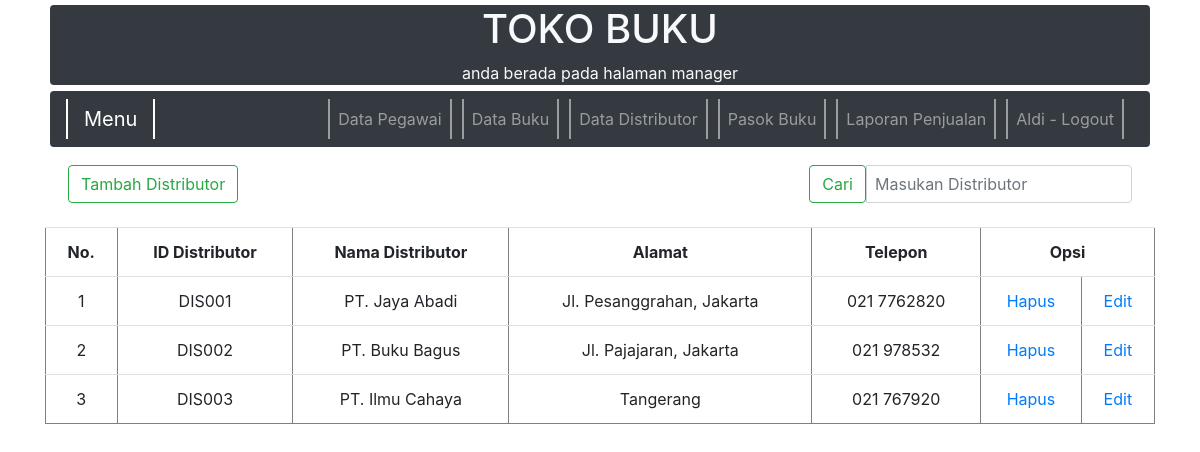
/manager/distributor.php (signed in), run on the app's committed database.
### tables this page shows
CREATE TABLE `kasir` (
  `id_kasir` varchar(6) NOT NULL,
  `nama` varchar(150) NOT NULL,
  `alamat` longtext NOT NULL,
  `telepon` varchar(20) NOT NULL,
  `status` varchar(25) NOT NULL,
  `username` varchar(50) NOT NULL,
  `password` varchar(50) NOT NULL,
  `akses` varchar(25) NOT NULL
);

CREATE TABLE `distributor` (
  `id_distributor` varchar(6) NOT NULL,
  `nama_distributor` varchar(100) NOT NULL,
  `alamat` longtext NOT NULL,
  `telepon` varchar(20) NOT NULL
);

### manager/distributor.php (the view)
<?php
require 'halaman/header.php';
$query = mysqli_query($mysqli, 'SELECT*FROM distributor');
$no = 1;
?>
<div class="container center">
    <div class="container-fluid">
        <div class="d-flex">
            <div class="mr-auto p-2" style="padding-top: 10px">
                <button class="btn btn-outline-success" type="button" id="button-addon1"><a href="tambah-distributor.php" class="text-success">Tambah Distributor</a></button>
            </div>
            <div class="p-2">
            <form action="distributor.php" method="post">
                <div class="input-group mb-3">
                    <button class="btn btn-outline-success" type="submit" id="button-addon1" name="cari">Cari</button>
                    <input type="text" class="form-control" name="search" value="" placeholder="Masukan Distributor">
                </div>
                </form>
            </div>
        </div>
    </div>
    <div class="table table-hover">
        <table border='1' cellspacing='0'>
            <tr>
                <th>No.</th>
                <th>ID Distributor</th>
                <th>Nama Distributor</th>
                <th>Alamat</th>
                <th>Telepon</th>
                <th colspan="2">Opsi</th>
            </tr>
            <?php
            if (isset($_POST['cari'])) {
                $search = $_POST['search'];
                $cq = mysqli_query($mysqli, "SELECT*FROM distributor WHERE nama_distributor LIKE '%$search%'");
                if (mysqli_num_rows($cq) > 0) {
                    while ($dapet = mysqli_fetch_array($cq)) {
                        ?>
                        <tr>
                            <td><?php echo $no++; ?></td>
                            <td><?php echo $dapet['id_distributor']; ?></td>
                            <td><?php echo $dapet['nama_distributor']; ?></td>
                            <td><?php echo $dapet['alamat']; ?></td>
                            <td><?php echo $dapet['telepon']; ?></td>
                            <td class="hapus"><a href="proses/hapus-dis.php?hapus=<?php echo $dapet['id_distributor'] ?>">Hapus</a></td>
                            <td class="edit"><a href="edit-distributor.php?edit=<?php echo $dapet['id_distributor'] ?>">Edit</a></td>
                        </tr>
                        <?php
                    }
                }else {
                    echo "<tr><td colspan='11'><b>Distributor tidak ditemukan</td></tr>";
                }
            }else {
                if (mysqli_num_rows($query) > 0) {
                    while ($fetch = mysqli_fetch_array($query)) {
                        ?>
                        <tr>
                            <td><?php echo $no++; ?></td>
                            <td><?php echo $fetch['id_distributor']; ?></td>
                            <td><?php echo $fetch['nama_distributor']; ?></td>
                            <td><?php echo $fetch['alamat']; ?></td>
                            <td><?php echo $fetch['telepon']; ?></td>
                            <td class="hapus"><a href="proses/hapus-dis.php?hapus=<?php echo $fetch['id_distributor'] ?>">Hapus</a></td>
                            <td class="edit"><a href="edit-distributor.php?edit=<?php echo $fetch['id_distributor'] ?>">Edit</a></td>
                        </tr>
                        <?php
                    }
                }else {
                    echo "<tr><td colspan='11'><b>Distributor Kosong</td></tr>";
                }
            }
            ?>
        </table>
    </div>
</div>
<?php require 'halaman/footer.php'; ?>

### manager/halaman/header.php (shortened to what this page needs)
<?php
require 'proses/koneksi.php';
$id = $_SESSION['manager'];
$query = mysqli_query($mysqli, "SELECT*FROM kasir WHERE id_kasir = '$id'");
$data = mysqli_fetch_array($query);
?>
<!DOCTYPE html>
<html>
    <head>
        <link rel="stylesheet" href="style.css">
        <link rel="stylesheet" href="https://maxcdn.bootstrapcdn.com/bootstrap/4.5.2/css/bootstrap.min.css">
    </head>
    <body>
        <div class="jumbotron-sm text-center bg-dark rounded text-light" style="margin: 5px 50px 0px 50px;">
            <h1>TOKO BUKU</h1>
            <p>anda berada pada halaman manager</p>
        </div>
        <nav class="navbar navbar-expand-sm bg-dark navbar-dark rounded"style="margin: -10px 50px 10px 50px;">
            <a class="navbar-brand" href="#">Menu</a>
            <div class="collapse navbar-collapse d-flex flex-row-reverse bd-highlight" id="collapsibleNavbar">
                <ul class="navbar-nav">
                    <li class="nav-item">
                        <a class="nav-link" href="pegawai.php">Data Pegawai</a>
                    </li>
                    <li class="nav-item">
                        <a class="nav-link" href="buku.php">Data Buku</a>
                    </li>
                    <li class="nav-item">
                        <a class="nav-link" href="distributor.php">Data Distributor</a>
                    </li>
                    <li class="nav-item">
                        <a class="nav-link" href="pasok.php">Pasok Buku</a>
                    </li>
                    <li class="nav-item">
                        <a class="nav-link" href="penjualan.php">Laporan Penjualan</a>
                    </li>
                    <li class="nav-item">
                        <a class="nav-link" href="proses/logout.php?logout"><?php echo $data['nama']; ?> - Logout</a>
                    </li>
                </ul>
            </div>
        </nav>

### manager/style.css (style rules this page uses)
body { margin: 0; }
.center { text-align: center; }
input[type='text'], input[type='password'], input[type='number'] { padding: 8px; width: 230px; }
nav { text-align: center; margin: 0; padding: 20px; background-color: #0bf; margin-bottom: 40px; }
nav a { text-decoration: none; color: black; border-left: 2px solid; border-right: 2px solid; padding: 0.5rem 1rem; margin-right: 10px; transition: .2s ease; }
.container { width: 80%; margin: 0 135px; }
.container table { width: 100%; }
.table-data table td, th { padding: 10px; }

### data on the page
kasir: nama "Aldi"
distributor: id_distributor "DIS001", nama_distributor "PT. Jaya Abadi", alamat "Jl. Pesanggrahan, Jakarta", telepon "021 7762820"
distributor: id_distributor "DIS002", nama_distributor "PT. Buku Bagus", alamat "Jl. Pajajaran, Jakarta", telepon "021 978532"
distributor: id_distributor "DIS003", nama_distributor "PT. Ilmu Cahaya", alamat "Tangerang", telepon "021 767920"
